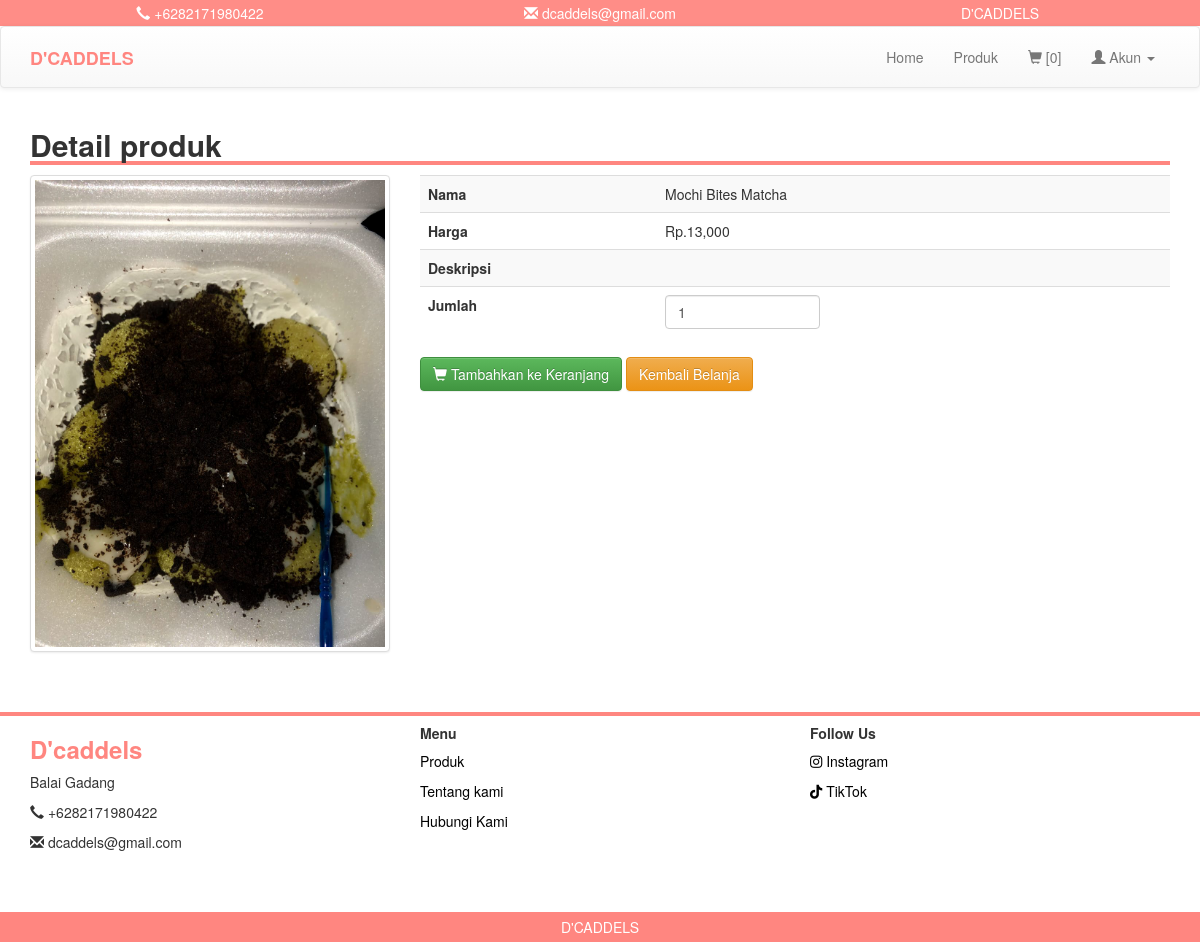
Page /detail_produk.php?produk=P0001 on the committed database.
### tables this page shows
CREATE TABLE `produk` (
  `kode_produk` varchar(100) NOT NULL,
  `nama` varchar(100) NOT NULL,
  `image` text NOT NULL,
  `deskripsi` text NOT NULL,
  `harga` int(11) NOT NULL
);

### detail_produk.php (the view, shortened to what this page needs)
<?php
include 'header.php';
$kode = mysqli_real_escape_string($conn,$_GET['produk']);
$result = mysqli_query($conn, "SELECT * FROM produk WHERE kode_produk = '$kode'");
$row = mysqli_fetch_assoc($result);
?>
<div class="container">
	<h2 style=" width: 100%; border-bottom: 4px solid #ff8680"><b>Detail produk</b></h2>
	<div class="row">
		<div class="col-md-4">
			<div class="thumbnail">
				<img src="image/produk/<?= $row['image']; ?>" width="400">
			</div>
		</div>
		<div class="col-md-8">
			<form action="proses/add.php" method="GET">
				<table class="table table-striped">
					<tbody>
						<tr>
							<td><b>Nama</b></td>
							<td><?= $row['nama']; ?></td>
						</tr>
						<tr>
							<td><b>Harga</b></td>
							<td>Rp.<?= number_format($row['harga']); ?></td>
						</tr>
						<tr>
							<td><b>Deskripsi</b></td>
							<td><?= $row['deskripsi'];  ?></td>
						</tr>
						<tr>
							<td><b>Jumlah</b></td>
							<td><input class="form-control" type="number" min="1" name="jml" value="1" style="width: 155px;"></td>
						</tr>
					</tbody>
				</table>
				<?php
				if(isset($_SESSION['user'])){
					?>
					<button type="submit" class="btn btn-success"><i class="glyphicon glyphicon-shopping-cart"></i> Tambahkan ke Keranjang</button>
					<?php
				}else{
					?>
					<a href="keranjang.php" class="btn btn-success"><i class="glyphicon glyphicon-shopping-cart"></i> Tambahkan ke Keranjang</a>
					<?php
				}
				?>
				<a href="index.php" class="btn btn-warning"> Kembali Belanja</a>
			</div>
	</div>
</div>
<br>
<br>
<?php
include 'footer.php';
?>

### css/style.css (style rules this page uses)
body { margin:0; padding: 0; }

### rows in the picture
produk: image (picture), nama "Mochi Bites Matcha", harga "13,000"
